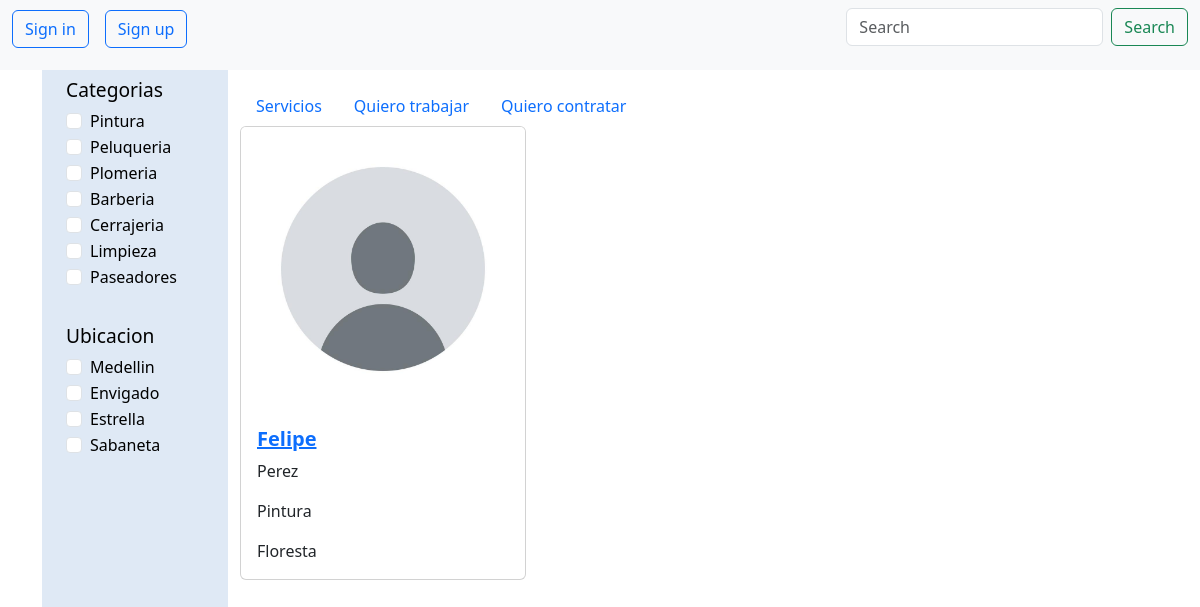
Before: / with the older database file.
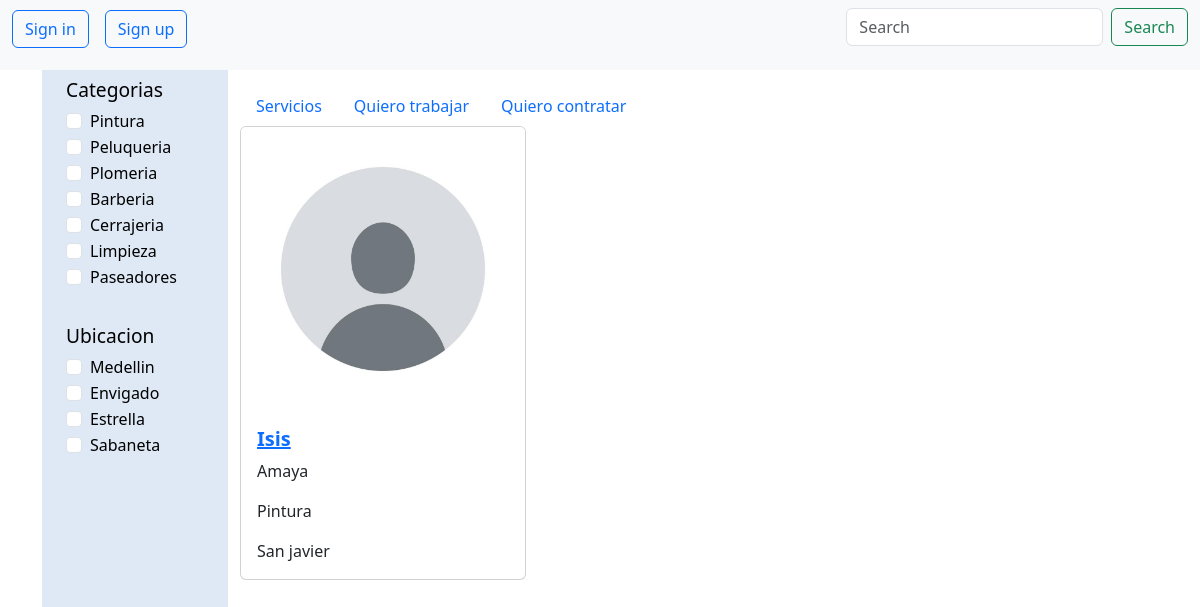
After: the same page with the newer database file.
### Aplicaciones/Freelancer/models.py (models this page shows)
class Freelancer(models.Model):
    idfreelancer = models.OneToOneField(User, on_delete=models.CASCADE)
    idcard = models.IntegerField()
    name=models.CharField(max_length=250)
    lastname = models.CharField(max_length=250)
    phone = models.IntegerField()
    birthday = models.DateField()
    idcountry = models.ForeignKey(Country, on_delete=models.CASCADE)
    idcity = models.ForeignKey(City, on_delete=models.CASCADE)
    idneighborhood = models.ForeignKey(Neighborhood, on_delete=models.CASCADE)
    address = models.CharField(max_length=300)
    imageprofile =models.ImageField(upload_to='freelancer/images/', default= 'freelancer/images/default-avatar-profile.jpg')
    imagejobs =models.ImageField(upload_to='freelancer/images/', default="freelancer/images/default-image-5-1.jpg")
    idservices = models.ForeignKey(Services, on_delete=models.CASCADE)

class Services(models.Model):
    idservices= models.AutoField(primary_key=True)
    name= models.CharField(max_length=250)
    def __str__(self) -> str:
        return self.name

class Neighborhood(models.Model):
    idneighborhood = models.AutoField(primary_key=True)
    nameneighborhood= models.CharField(max_length=250)
    idcity = models.ForeignKey(City, on_delete=models.CASCADE)
    def __str__(self) -> str:
        return self.nameneighborhood

### Aplicaciones/Freelancer/views.py (the view)
# urls.py: 2. Add a URL to urlpatterns:  path('', views.home, name='home')
def home(request):
    searchTerm = request.GET.get('searchFreelancer')
    if searchTerm:
        freelancers = Freelancer.objects.filter(nameFreelancer__icontains=searchTerm)
    else:
        freelancers = Freelancer.objects.all()
    return render(request, 'home.html', {'searchTerm':searchTerm, 'freelancers' :freelancers})

### Aplicaciones/Freelancer/templates/home.html (shortened to what this page needs)
<head>
    <link href="https://cdn.jsdelivr.net/npm/bootstrap@5.3.1/dist/css/bootstrap.min.css" rel="stylesheet">
</head>
<body>
    {% extends 'base.html' %}
    {% block content %}
    <div class="container-fluid">
        <div class="row flex-nowrap">
            <div class="col-auto col-md-3 col-xl-2 px-sm-2 px-0" style="background-color: #dfe9f5;">
                <div class="d-flex flex-column align-items-center align-items-sm-start px-3 pt-2 text-white min-vh-100">
                    <h1 style="color: black; font-size: larger;">
                        Categorias
                    </h1>
                    <ul class="nav nav-pills flex-column mb-sm-auto mb-0 align-items-center align-items-sm-start" id="menu">
                        <div class="form-check">
                            <input class="form-check-input" type="checkbox" value="" id="flexCheckDefault">
                            <label class="form-check-label" for="flexCheckDefault" style="color: black;">
                                Pintura
                            </label>
                        </div>
                        <div class="form-check">
                            <input class="form-check-input" type="checkbox" value="" id="flexCheckDefault">
                            <label class="form-check-label" for="flexCheckDefault" style="color: black;">
                                Peluqueria
                            </label>
                        </div>
                        <div class="form-check">
                            <input class="form-check-input" type="checkbox" value="" id="flexCheckDefault">
                            <label class="form-check-label" for="flexCheckDefault" style="color: black;">
                                Plomeria
                            </label>
                        </div>
                        <div class="form-check">
                            <input class="form-check-input" type="checkbox" value="" id="flexCheckDefault">
                            <label class="form-check-label" for="flexCheckDefault" style="color: black;">
                                Barberia
                            </label>
                        </div>
                        <div class="form-check">
                            <input class="form-check-input" type="checkbox" value="" id="flexCheckDefault">
                            <label class="form-check-label" for="flexCheckDefault" style="color: black;">
                                Cerrajeria
                            </label>
                        </div>
                        <div class="form-check">
                            <input class="form-check-input" type="checkbox" value="" id="flexCheckDefault">
                            <label class="form-check-label" for="flexCheckDefault" style="color: black;">
                                Limpieza
                            </label>
                        </div>
                        <div class="form-check">
                            <input class="form-check-input" type="checkbox" value="" id="flexCheckDefault">
                            <label class="form-check-label" for="flexCheckDefault" style="color: black;">
                                Paseadores
                            </label>
                        </div>
                        <h2 style="color: black; font-size: larger;">
                            Ubicacion
                        </h2>
                        <div class="form-check">
                            <input class="form-check-input" type="checkbox" value="" id="flexCheckDefault">
                            <label class="form-check-label" for="flexCheckDefault" style="color: black;">
                                Medellin
                            </label>
                        </div>
                        <div class="form-check">
                            <input class="form-check-input" type="checkbox" value="" id="flexCheckDefault">
                            <label class="form-check-label" for="flexCheckDefault" style="color: black;">
                                Envigado
                            </label>
                        </div>
                        <div class="form-check">
                            <input class="form-check-input" type="checkbox" value="" id="flexCheckDefault">
                            <label class="form-check-label" for="flexCheckDefault" style="color: black;">
                                Estrella
                            </label>
                        </div>
                        <div class="form-check">
                            <input class="form-check-input" type="checkbox" value="" id="flexCheckDefault">
                            <label class="form-check-label" for="flexCheckDefault" style="color: black;">
                                Sabaneta
                            </label>
                        </div>
                    </ul>
                </div>
            </div>
            <div class="col py-3">
                <ul class="nav justify-content-left">
                    <li class="nav-item">
                    <a class="nav-link active" aria-current="page" href="#">Servicios</a>
                    </li>
                    <li class="nav-item">
                    <a class="nav-link" href="{% url 'registration_step1' %}">Quiero trabajar</a>
                    </li>
                    <li class="nav-item">
                    <a class="nav-link" href="#">Quiero contratar</a>
                    </li>
                </ul>
    <div class="row row-cols-1 row-cols-md-3 g-4">
        {% for freelancer in freelancers %}
        <div v-for="freelancer in freelancers" class=col>
            <div class="card">
                <img class="card-img-top" src="{{ freelancer.imageprofile.url }}" />
                <div class="card-body">
                    <a href="{% url 'detail' freelancer.id %}">
                        <h5 class="card-NameFreelancer fw-bold">{{ freelancer.name }}</h5>
                    </a>
                    <p class="card-text">{{ freelancer.lastname }}</p>
                    <p class="card-text">{{ freelancer.idservices }}</p>
                    <p class="card-text">{{ freelancer.idneighborhood }}</p>
                </div>
            </div>
        </div>
        {% endfor %}
    </div>
    <br />
    <br />
    </div>
    </div>
    </div>
    </div>
    {% endblock content %}

### Aplicaciones/Freelancer/templates/base.html (shortened to what this page needs)
<head>
    <link href="https://cdn.jsdelivr.net/npm/bootstrap@5.3.1/dist/css/bootstrap.min.css" rel="stylesheet">
</head>
<body>
    <nav class="navbar navbar-expand-lg bg-body-tertiary" >
        <div class="container-fluid" >
        <div class="collapse navbar-collapse" id="navbarTogglerDemo03">
            <ul class="navbar-nav me-auto mb-2 mb-lg-2">
            <li class="nav-item me-3 mb-2 mb-lg-1">
                <a href="{% url 'login' %}">
                    <button type="button" class="btn btn-outline-primary">Sign in</button>
                </a>
            </li>
            <li class="nav-item">
                <button type="button" class="btn btn-outline-primary">Sign up</button>
            </li>
            </ul>
            <form class="d-flex" role="search">
            <input type="text" class="form-control me-2"  name="searchFreelancer" placeholder="Search" aria-label="Search">
            <button class="btn btn-outline-success" type="submit">Search</button>
            </form>
        </div>
        </div>
    </nav>
    <div class="container">
        {% block content %}
        {% endblock content %}
</body>

Changed rows visible on the page:
removed Freelancer: name "Felipe", lastname "Perez", idservices "Pintura", idneighborhood "Floresta"
added Freelancer: imageprofile (placeholder picture), name "Isis", lastname "Amaya", idservices "Pintura", idneighborhood "San javier"
